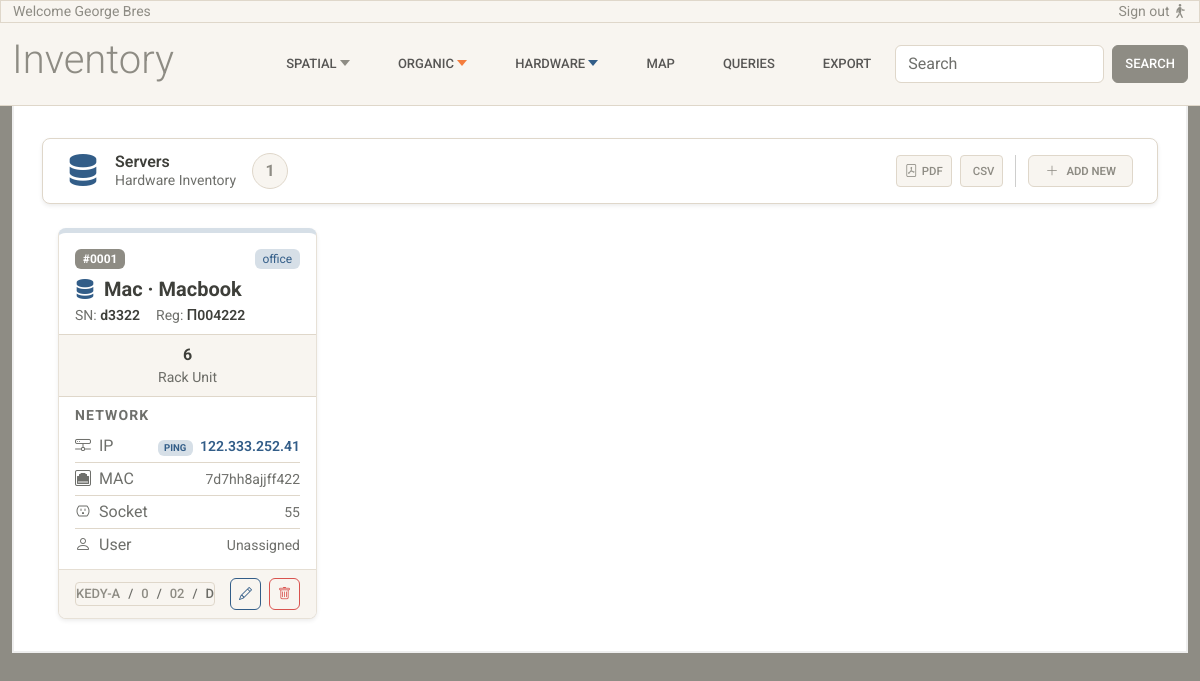
Screenshot of /servers/ with the database file from the repository.
### inventory/models.py (models this page shows, shortened)
class Device(LifeCycle):
    USAGE_TYPE_CHOICES = [
        ("office", "Office"),
        ("laboratory", "Laboratory"),
        ("warehouse", "Warehouse"),
    ]
    brand = models.CharField(max_length=100)
    model = models.CharField(max_length=100, blank=True, null=True)
    serial = models.CharField(max_length=100, unique=True)
    registration_code = models.CharField(
        max_length=100,
        unique=True,
        blank=True,
        null=True
    )
    ip_address = models.CharField(max_length=100, blank=True, null=True, unique=True)
    mac_address = models.CharField(max_length=50, blank=True, null=True, unique=True)
    usage_type = models.CharField(max_length=20, choices=USAGE_TYPE_CHOICES)
    space = models.ForeignKey(
        Space,
        null=True,
        blank=True,
        on_delete=models.RESTRICT,
        related_name="devices",
        help_text="Space where this device is located (για κανονικά γραφεία/δωμάτια)"
    )
    common_area = models.ForeignKey(
        "CommonArea",
        null=True,
        blank=True,
        on_delete=models.RESTRICT,
        related_name="devices",
        help_text="Common area where this device is located (για διαδρόμους/κοινόχρηστους χώρους)"
    )
    socket = models.ForeignKey(
        Socket,
        null=True,
        blank=True,
        on_delete=models.SET_NULL,
        related_name="devices",
        help_text="Socket this device is plugged into (optional)"
    )
    class Meta:
        verbose_name = "Device"
        verbose_name_plural = "Devices"

class ServerComputer(Device):
    device_label = "Server"
    rack_unit = models.CharField(max_length=50)

class LifeCycle(models.Model):
    is_active = models.BooleanField(default=True)
    valid_from = models.DateField(default=timezone.now)
    valid_to = models.DateField(null=True, blank=True)
    class Meta:
        abstract = True

class Device(LifeCycle):
    USAGE_TYPE_CHOICES = [
        ("office", "Office"),
        ("laboratory", "Laboratory"),
        ("warehouse", "Warehouse"),
    ]
    brand = models.CharField(max_length=100)
    model = models.CharField(max_length=100, blank=True, null=True)
    serial = models.CharField(max_length=100, unique=True)
    registration_code = models.CharField(
        max_length=100,
        unique=True,
        blank=True,
        null=True
    )
    ip_address = models.CharField(max_length=100, blank=True, null=True, unique=True)
    mac_address = models.CharField(max_length=50, blank=True, null=True, unique=True)
    usage_type = models.CharField(max_length=20, choices=USAGE_TYPE_CHOICES)
    space = models.ForeignKey(
        Space,
        null=True,
        blank=True,
        on_delete=models.RESTRICT,
        related_name="devices",
        help_text="Space where this device is located (για κανονικά γραφεία/δωμάτια)"
    )
    common_area = models.ForeignKey(
        "CommonArea",
        null=True,
        blank=True,
        on_delete=models.RESTRICT,
        related_name="devices",
        help_text="Common area where this device is located (για διαδρόμους/κοινόχρηστους χώρους)"
    )
    socket = models.ForeignKey(
        Socket,
        null=True,
        blank=True,
        on_delete=models.SET_NULL,
        related_name="devices",
        help_text="Socket this device is plugged into (optional)"
    )
    class Meta:
        verbose_name = "Device"
        verbose_name_plural = "Devices"

class Socket(LifeCycle):
    socket_code = models.CharField(
        max_length=50,
        help_text="Unique identifier for the socket."
    )
    space = models.ForeignKey(
        Space,
        on_delete=models.RESTRICT,
        related_name="sockets"
    )
    def __str__(self):
        return self.socket_code

class Space(LifeCycle):
    room = models.ForeignKey(
        Room,
        on_delete=models.RESTRICT,
        related_name="spaces"
    )
    name = models.CharField(max_length=100)
    position_index = models.PositiveIntegerField()
    objects = SpaceManager()
    class Meta:
        ordering = ["position_index"]
        unique_together = (
            ("room", "position_index"),
        )
        constraints = [
            models.UniqueConstraint(
                Lower("name"), "room",
                name="unique_space_name_per_room_ci"
            )
        ]
    @property
    def floor(self):
        return self.room.floor
    @property
    def building(self):
        return self.room.floor.building
    def __str__(self):
        return f"{self.name}"

class Room(LifeCycle):
    floor = models.ForeignKey(
        Floor,
        on_delete=models.RESTRICT,
        related_name="rooms"
    )
    room_code = models.CharField(max_length=50)
    objects = RoomManager()
    class Meta:
        unique_together = ("floor", "room_code")
    def __str__(self):
        return self.room_code

class Floor(LifeCycle):
    building = models.ForeignKey(
        Building,
        on_delete=models.RESTRICT,
        related_name="floors"
    )
    floor_number = models.IntegerField()
    class Meta:
        unique_together = ("building", "floor_number")
        constraints = [
            models.CheckConstraint(
                condition=models.Q(floor_number__gte=-2),
                name="floor_number_min_minus_2",
                violation_error_message="Ο αριθμός ορόφου δεν μπορεί να είναι μικρότερος του -2."
            )
        ]
    def __str__(self):
        return f"{self.floor_number}"

class Building(LifeCycle):
    area = models.ForeignKey(
        Area,
        on_delete=models.RESTRICT,
        related_name="buildings"
    )
    name = models.CharField(max_length=150)
    address = models.CharField(max_length=250, blank=True, null=True)
    def __str__(self):
        return self.name

### inventory/views.py (the view)
# urls.py: path('servers/', views.servers_list, name='servers-list'),
def servers_list(request):
    servers = ServerComputer.objects.select_related('space__room__floor__building__area__city').prefetch_related(
        'device_ptr__assignments__user',
    )
    return render(request, 'inventory/servers-list.html', {'servers': servers})

### inventory/templates/inventory/servers-list.html (shortened to what this page needs)
{% extends 'inventory/base.html' %}
{% load static %}
{% block content %}
<div class="container-fluid">
  <nav class="navbar bg-white border shadow-sm sticky-top px-4 mb-4 rounded-3" style="z-index: 900;">
    <div class="d-flex align-items-center gap-3">
      <i class="bi bi-server fs-2 text-primary"></i>
      <div class="d-flex flex-column lh-sm">
        <span class="fw-semibold text-dark">Servers</span>
        <span class="text-muted small">Hardware Inventory</span>
      </div>
      <span
        class="d-flex align-items-center justify-content-center rounded-circle bg-light border text-secondary fw-bold fs-6"
        style="width: 36px; height: 36px;">
        {{ servers|length }}
      </span>
    </div>
    <div class="d-flex align-items-center gap-2 ms-auto">
      <a href="#" class="btn btn-sm btn-light border text-secondary d-flex align-items-center gap-1">
        <i class="bi bi-file-pdf"></i>
        <span class="small">PDF</span>
      </a>
      <a href="#" class="btn btn-sm btn-light border text-secondary d-flex align-items-center gap-1">
        <span class="small">CSV</span>
      </a>
      <a href="#" class="btn btn-sm btn-light border text-secondary rounded d-flex align-items-center gap-2 px-3">
        <i class="bi bi-plus-lg"></i>
        <span class="small fw-semibold">Add New</span>
      </a>
    </div>
  </nav>
  <div class="px-3">
    <div class="row g-3" data-masonry='{"percentPosition": true, "horizontalOrder": true}'>
      {% for server in servers %}
      <div class="col-12 col-sm-6 col-md-4 col-lg-3">
        {% if server.usage_type == "office" %}
        <div class="card shadow-sm rounded-3 overflow-hidden"
          style="border-top: 5px solid var(--bs-primary-bg-subtle);">
        {% elif server.usage_type == "laboratory" %}
        <div class="card shadow-sm rounded-3 overflow-hidden"
          style="border-top: 5px solid var(--bs-success-bg-subtle);">
        {% else %}
        <div class="card shadow-sm rounded-3 overflow-hidden"
          style="border-top: 5px solid var(--bs-secondary-bg-subtle);">
        {% endif %}
          <div class="card-body pb-2">
            <div class="d-flex justify-content-between align-items-center mb-2">
              <span class="badge bg-secondary">#{{ forloop.counter|stringformat:"04d" }}</span>
              {% if server.usage_type == "office" %}
              <span class="badge bg-primary-subtle text-primary fw-normal">{{ server.usage_type }}</span>
              {% elif server.usage_type == "laboratory" %}
              <span class="badge bg-success-subtle text-success fw-normal">{{ server.usage_type }}</span>
              {% else %}
              <span class="badge bg-secondary-subtle text-secondary fw-normal">{{ server.usage_type }}</span>
              {% endif %}
            </div>
            <h6 class="fw-bold fs-5 mb-1">
              <i class="bi bi-server me-1 text-primary"></i>
              {{ server.brand|capfirst }} · {{ server.model|capfirst }}
            </h6>
            <div class="d-flex gap-3 small text-muted">
              <span>SN: <span class="fw-semibold text-dark">{{ server.serial }}</span></span>
              <span>Reg: <span class="fw-semibold text-dark">{{ server.registration_code }}</span></span>
            </div>
          </div>
          <div class="d-flex justify-content-around align-items-center bg-light py-2 border-top border-bottom">
            <div class="text-center">
              <div class="fw-bold">{{ server.rack_unit }}</div>
              <div class="text-muted small">Rack Unit</div>
            </div>
          </div>
          <div class="card-body py-2">
            <p class="text-uppercase text-muted fw-bold mb-1 small" style="letter-spacing:.08em;">Network</p>
            <div class="d-flex justify-content-between align-items-center py-1 border-bottom">
              <span class="text-muted d-flex align-items-center gap-2"><i class="bi bi-hdd-network"></i> IP</span>
              <a href="http://{{ server.ip_address }}" target="_blank"
                class="small text-decoration-none text-primary fw-semibold">
                <span class="badge bg-primary-subtle text-primary me-1" style="font-size:.6rem;">PING</span>
                {{ server.ip_address }}
              </a>
            </div>
            <div class="d-flex justify-content-between align-items-center py-1 border-bottom">
              <span class="text-muted d-flex align-items-center gap-2"><i class="bi bi-ethernet"></i> MAC</span>
              <span class="text-muted small">{{ server.mac_address }}</span>
            </div>
            <div class="d-flex justify-content-between align-items-center py-1 border-bottom">
              <span class="text-muted d-flex align-items-center gap-2"><i class="bi bi-outlet"></i> Socket</span>
              <span class="text-muted small">{{ server.socket }}</span>
            </div>
            <div class="d-flex justify-content-between align-items-center py-1">
              <span class="text-muted d-flex align-items-center gap-2"><i class="bi bi-person"></i> User</span>
              <span class="small fw-semibold">
                {% for assignment in server.device_ptr.assignments.all %}
                {{ assignment.user.name }} {{ assignment.user.surname }}
                {% empty %}
                <span class="text-muted fw-normal">Unassigned</span>
                {% endfor %}
              </span>
            </div>
          </div>
          <div class="card-footer bg-light d-flex justify-content-between align-items-center py-2">
            <nav aria-label="breadcrumb">
              <ol class="breadcrumb m-0 p-0 small">
                {% if server.space %}
                <li class="breadcrumb-item">
                  <a class="text-secondary text-decoration-none">{{ server.space.building }}</a>
                </li>
                <li class="breadcrumb-item">
                  <a class="text-secondary text-decoration-none">{{ server.space.floor }}</a>
                </li>
                <li class="breadcrumb-item">
                  <a class="text-secondary text-decoration-none">{{ server.space.room }}</a>
                </li>
                <li class="breadcrumb-item active">{{ server.space }}</li>
                {% elif server.common_area %}
                <li class="breadcrumb-item active">{{ server.common_area }}</li>
                {% endif %}
              </ol>
            </nav>
            <div class="d-flex gap-2">
              <button class="btn btn-sm btn-outline-primary rounded-2 py-1 px-2"><i class="bi bi-pencil"></i></button>
              <button class="btn btn-sm btn-outline-danger rounded-2 py-1 px-2"><i class="bi bi-trash"></i></button>
            </div>
          </div>
        </div>
      </div>
      {% endfor %}
    </div>
  </div>
</div>
{% endblock %}

### inventory/static/inventory/css/base.css (style rules this page uses)
body { padding-top: 0px; }
.card { border-radius: 0.5rem; }

### rows the page displays
ServerComputer: usage_type "office", brand "Mac", model "Macbook", serial "d3322", registration_code "Π004222", rack_unit "6", ip_address "122.333.252.41", mac_address "7d7hh8ajjff422", socket "55", space.building "KEDY-A", space.floor "0", space.room "02", space "D"

### other values shown
{{ servers|length }} "1"
